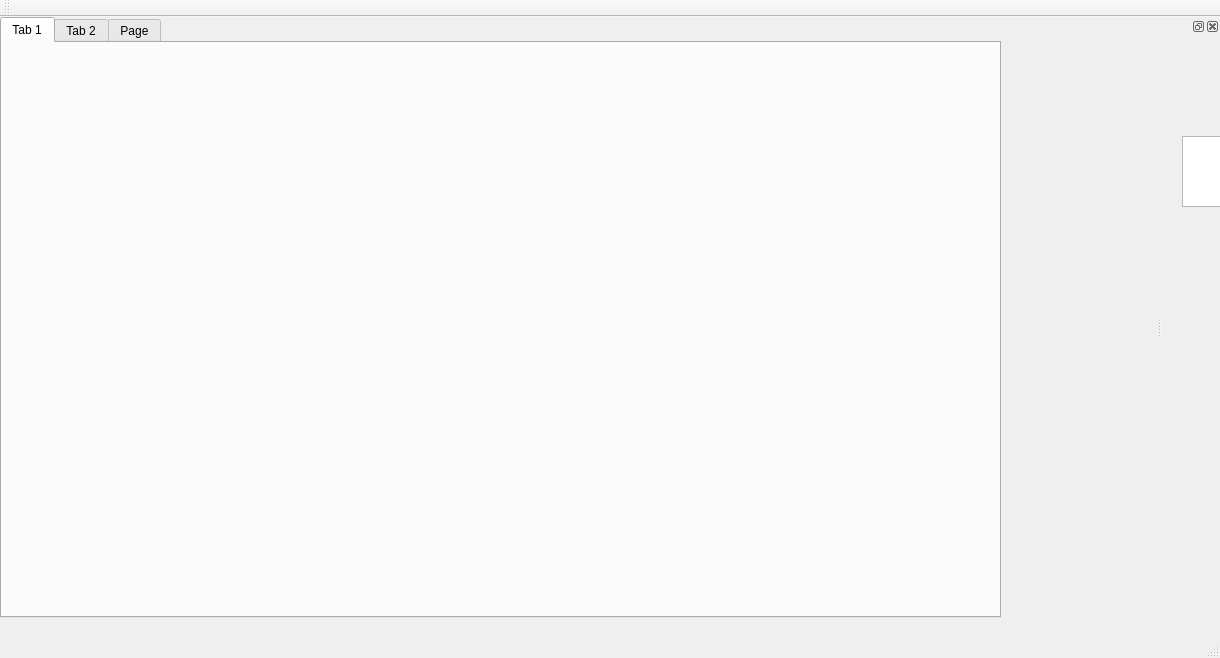
<?xml version="1.0" encoding="UTF-8"?>
<ui version="4.0">
 <class>MainWindow</class>
 <widget class="QMainWindow" name="MainWindow">
  <property name="geometry">
   <rect>
    <x>0</x>
    <y>0</y>
    <width>1220</width>
    <height>658</height>
   </rect>
  </property>
  <property name="windowTitle">
   <string>MainWindow</string>
  </property>
  <widget class="QWidget" name="centralWidget">
   <widget class="QTabWidget" name="tabWidget">
    <property name="geometry">
     <rect>
      <x>0</x>
      <y>0</y>
      <width>1001</width>
      <height>601</height>
     </rect>
    </property>
    <property name="currentIndex">
     <number>0</number>
    </property>
    <widget class="QWidget" name="tab">
     <attribute name="title">
      <string>Tab 1</string>
     </attribute>
     <widget class="QWidget" name="verticalLayoutWidget_2">
      <property name="geometry">
       <rect>
        <x>10</x>
        <y>20</y>
        <width>561</width>
        <height>311</height>
       </rect>
      </property>
      <layout class="QVBoxLayout" name="verticalLayout_2"/>
     </widget>
    </widget>
    <widget class="QWidget" name="tab_2">
     <attribute name="title">
      <string>Tab 2</string>
     </attribute>
     <widget class="QWidget" name="verticalLayoutWidget">
      <property name="geometry">
       <rect>
        <x>0</x>
        <y>30</y>
        <width>601</width>
        <height>191</height>
       </rect>
      </property>
      <layout class="QVBoxLayout" name="verticalLayout"/>
     </widget>
    </widget>
    <widget class="QWidget" name="tab_3">
     <attribute name="title">
      <string>Page</string>
     </attribute>
     <widget class="QPushButton" name="pushButton">
      <property name="geometry">
       <rect>
        <x>890</x>
        <y>20</y>
        <width>75</width>
        <height>23</height>
       </rect>
      </property>
      <property name="text">
       <string>PushButton</string>
      </property>
     </widget>
     <widget class="QTableWidget" name="tableWidget">
      <property name="geometry">
       <rect>
        <x>10</x>
        <y>10</y>
        <width>861</width>
        <height>521</height>
       </rect>
      </property>
      <row>
       <property name="text">
        <string>R1</string>
       </property>
      </row>
      <column>
       <property name="text">
        <string>C1</string>
       </property>
      </column>
      <column>
       <property name="text">
        <string>C2</string>
       </property>
      </column>
     </widget>
    </widget>
   </widget>
  </widget>
  <widget class="QMenuBar" name="menuBar">
   <property name="geometry">
    <rect>
     <x>0</x>
     <y>0</y>
     <width>1220</width>
     <height>21</height>
    </rect>
   </property>
  </widget>
  <widget class="QToolBar" name="mainToolBar">
   <attribute name="toolBarArea">
    <enum>TopToolBarArea</enum>
   </attribute>
   <attribute name="toolBarBreak">
    <bool>false</bool>
   </attribute>
  </widget>
  <widget class="QStatusBar" name="statusBar"/>
  <widget class="QDockWidget" name="dockWidget">
   <attribute name="dockWidgetArea">
    <number>2</number>
   </attribute>
   <widget class="QWidget" name="dockWidgetContents">
    <widget class="QTextEdit" name="textEdit">
     <property name="geometry">
      <rect>
       <x>20</x>
       <y>100</y>
       <width>104</width>
       <height>71</height>
      </rect>
     </property>
    </widget>
   </widget>
  </widget>
 </widget>
 <layoutdefault spacing="6" margin="11"/>
 <resources/>
 <connections/>
</ui>
